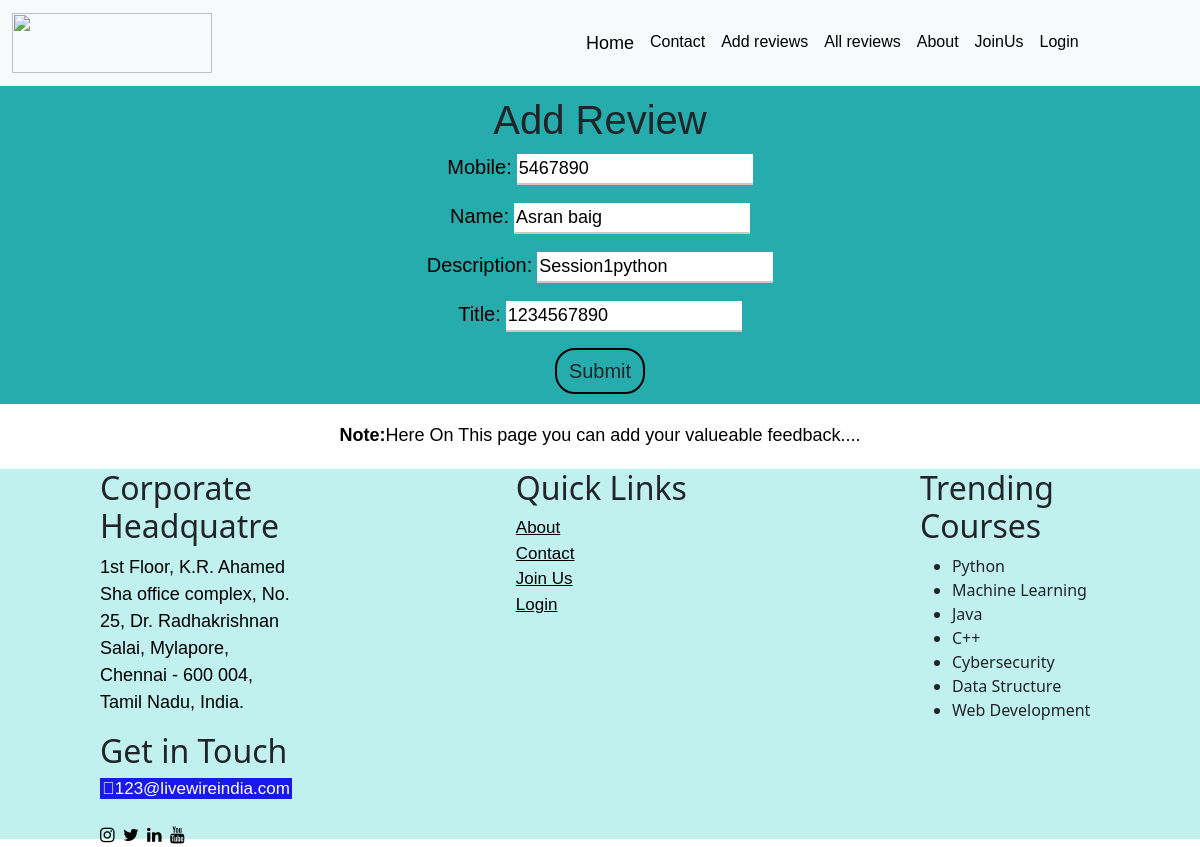
Screenshot of /todos/edit/5/ with the database file from the repository.
### todo/models.py (models this page shows)
class Todo(models.Model):
    title=models.CharField(max_length=255)
    description=models.CharField(max_length=255)
    name=models.CharField(max_length=200)
    mobile=models.CharField(max_length=20)
    craeted_at=models.DateTimeField(auto_now_add=True)
    updated_at=models.DateTimeField(auto_now=True)

### todo/views.py (the view)
# urls.py: url(r'^edit/(?P<pk>\d+)/$',todoedit,name='todoedit'),
def todoedit(request,pk):
    todo = get_object_or_404(Todo,pk=pk)
    todoform=TodoForm(request.POST or None,instance=todo)
    if todoform.is_valid():
        todoform.save()
        return redirect ("todolist")
    return render(request,"todoadd.html",{"forms":todoform})

### todo/forms.py
class TodoForm(forms.ModelForm):
    class Meta:
        model=Todo
        fields={"title","description","name","mobile"}

### templates/todoadd.html (shortened to what this page needs)
{%extends 'base.html'%}
{%block content%}
<head>
</head>
<form class="form" method="post">
    <h1 class="head">Add Review</h1>
    {{forms.as_p}}
    <button class="btn" type="submit">Submit</button>
</form>
<center>
<p><b>Note:</b>Here On This page you can add your valueable feedback....</p>
</center>
{%endblock%}

### templates/navbar.html (style rules this page uses)
p { font-size: large; font-family: Arial, Helvetica, sans-serif; color: black; }

### templates/todoadd.html (style rules this page uses)
.head { text-align: center; text-decoration: solid; }
.form { text-align: center; font-family: Arial, Helvetica, sans-serif ; padding-top: 10px; padding-bottom: 10px; font-size: large; background-color: rgb(38, 172, 172); }
label { font-size: 20px; color: black; font-family: 'Franklin Gothic Medium', 'Arial Narrow', Arial, sans-serif; }
input { border: none; color: black; border-bottom: 2px solid rgb(210, 197, 197); }
.btn { border: 2px solid black; border-radius: 20px; font-size: 20px; }

### rows the page displays
Todo: mobile "5467890", name "Asran baig", description "Session1python", title "1234567890"
